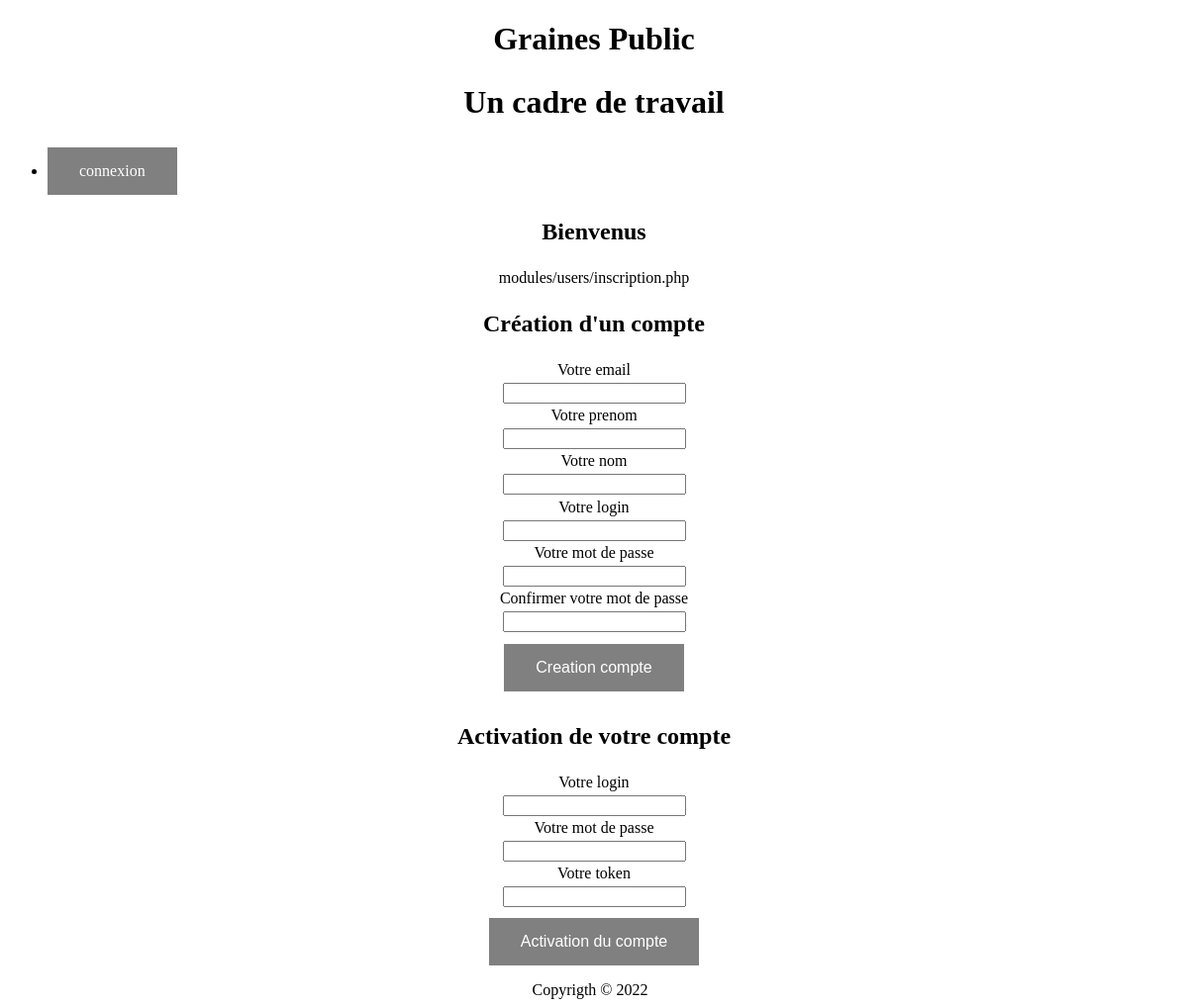
Screenshot of /index.php?idNav=40338987064 with the database file from the repository.
### tables this page shows
CREATE TABLE `dataSite` (
  `idDataSite` int NOT NULL,
  `titre` varchar(50) NOT NULL,
  `sousTitre` varchar(100) NOT NULL,
  `description` varchar(255) NOT NULL,
  `titreHTML` varchar(120) NOT NULL DEFAULT '0'
);

CREATE TABLE `navigation` (
  `idNav` int NOT NULL,
  `nomNav` varchar(30) NOT NULL,
  `cheminNav` varchar(80) NOT NULL,
  `menuVisible` tinyint(1) NOT NULL,
  `zoneMenu` int NOT NULL,
  `ordre` tinyint NOT NULL,
  `niveau` tinyint(1) NOT NULL,
  `valide` tinyint(1) NOT NULL DEFAULT '1',
  `deroulant` tinyint NOT NULL DEFAULT '0',
  `targetRoute` varchar(16) NOT NULL DEFAULT '0'
);

### index.php (called while the page is built, shortened)
<?php
include 'path.php';
include   $cheminFonctions.'formFunction.php';
include   $cheminCorps.'kether.php';
include   $cheminCorps.'head.php';
include   $cheminCorps.'navHigh.php';
include   $cheminCorps.'main.php';
include   $cheminCorps.'foot.php';

### path.php (called while the page is built, shortened)
<?php
  $css = 'css/master.css';

### objets/RCUD.php (called while the page is built, shortened)
<?php
class RCUD extends ParamDB {
  private $sql;
  private $param;
  public function __construct($sql, $param) {
    $this->sql = $sql;
    $this->param = $param;
  }
  public function READ() {
    try {
      $conn = new PDO("mysql:host=$this->serverName;dbname=$this->dbName", $this->userName, $this->password);
      $conn->setAttribute(PDO::ATTR_ERRMODE, PDO::ERRMODE_EXCEPTION);
    } catch(PDOException $e) {
     echo "Error: " . $e->getMessage();
    }
    $data = $conn->prepare($this->sql);
    foreach ($this->param as $key) {
      $data->bindParam($key['prep'],$key['variable']);
    }
    $data->execute();
    $data->setFetchMode(PDO::FETCH_ASSOC);
    $dataTraiter = $data->fetchAll();
    return $dataTraiter;
  }
}

### modules/dataSite/objets/getDataSite.php (called while the page is built)
<?php
Class GetDataSite {
  public function getElementSite() {
    $select = "SELECT `titre`, `sousTitre`, `description`, `titreHTML` FROM `dataSite` WHERE `idDataSite` = 1";
    $void = array();
    $readDataSite = new RCUD($select, $void);
    return $readDataSite->READ();
  }
}

### affichages/kether.php (called while the page is built, shortened)
<?php
require 'modules/dataSite/objets/getDataSite.php';
$dataSite = new PrintDataSite();
$dataSiteDB = $dataSite->getElementSite();
$title2 = $dataSiteDB[0]['sousTitre'];
$titleHeader = $dataSiteDB[0]['titreHTML'];

### modules/navigation/bandeau.php (called while the page is built)
<?php
  require 'modules/navigation/objets/getNavigation.php';
  require 'modules/navigation/objets/printNavigation.php';
  $readNav = new PrintNavigation();
  if(isset($_SESSION['role'])) {
      $dataNavBandeau = $readNav->getNav($_SESSION['role']);
  } else {
      $dataNavBandeau = $readNav->getNav(0);
  }
  $readNav->bandeauHaut($dataNavBandeau);

### modules/navigation/objets/getNavigation.php (called while the page is built, shortened)
<?php
Class GetNavigation {
  public function getNav($zoneMenu) {
    $select = "SELECT `nomNav`, `cheminNav`, `zoneMenu`, `ordre`, `niveau`, `valide`, `deroulant`, `targetRoute`
    FROM `navigation`
    WHERE `valide` = 1 AND `niveau` = :niveau AND `menuVisible` = 1 AND `zoneMenu` = 0
    ORDER BY `ordre`";
    $param = [['prep'=>':niveau', 'variable'=>$zoneMenu]];
    $dataNav = new RCUD($select, $param);
    return $dataNav->READ();
  }
  public function getContenus($idNav) {
    $select = "SELECT  `cheminNav`,  `niveau`, `targetRoute` FROM `navigation` WHERE `targetRoute` = :targetRoute AND  `valide` = 1";
    $param = [['prep'=>':targetRoute', 'variable'=>$idNav]];
    $getNav = new RCUD($select, $param);
    return $getNav->READ();
  }
}

### affichages/navHigh.php (the view)
<header>
  <div class="hautPage">
    <h1><?=$titleHeader?></h1>
    <h2><?=$title2?></h2>
  </div>
    <?php include   $cheminObjetsNavigation.'bandeau.php'; ?>
</header>

### affichages/head.php (shortened to what this page needs)
<!DOCTYPE html>
<html lang="fr" dir="ltr">
  <head>
    <link rel="stylesheet" href="<?=$css?>">
  </head>
  <body>

### modules/navigation/objets/printNavigation.php (shortened to what this page needs)
<?php
Class PrintNavigation extends GetNavigation {
  public function bandeauHaut($variable){
    echo '<ul>';
      foreach ($variable as $key => $value) {
        if(($value['zoneMenu'] == 0)&&($value['deroulant'] == 0)) {
          echo '<li><a href="index.php?idNav='.$value['targetRoute'].'">'.$value['nomNav'].'</a></li>';
        }
      }
    echo '</ul>';
  }
}

### affichages/main.php (shortened to what this page needs)
<main>
  <section>
<?php
    if(isset($_SESSION['login'])) {
      echo '<h3>Session de '.$_SESSION['login'].'</h3>';
    } else {
      echo '<h3>Bienvenus</h3>';
    }
  $dev = true;
 if(isset($_GET['idNav'])) {
    $idNav = filter($_GET['idNav']);
    $chemin = $readNav->getContenus($idNav);
    if($chemin == []) {
        include 'modules/navigation/pageGeneral.php';
    } else {
      if($dev) {
        echo $chemin[0]['cheminNav'];
      }
        if(($_SESSION == [])&&($chemin[0]['niveau'] == 0)) {
          if($chemin[0]['niveau'] == 0) {
            include $chemin[0]['cheminNav'];
          } else {
              include 'modules/navigation/pageGeneral.php';
          }
        } elseif((isset($_SESSION['role']))&&($_SESSION['role'] >= $chemin[0]['niveau'])) {
          include $chemin[0]['cheminNav'];
        } else {
          include 'modules/navigation/pageGeneral.php';
        }
    }
  } else {
    $idNav = 0;
    include 'modules/navigation/pageGeneral.php';
  }
?>
</section>
</main>

### modules/users/inscription.php
<?php
$formInscription = [['name'=>'email', 'message'=>'Votre email', 'type'=>0],
                    ['name'=>'prenom', 'message'=>'Votre prenom', 'type'=>0],
                    ['name'=>'nom', 'message'=>'Votre nom', 'type'=>0],
                    ['name'=>'login', 'message'=>'Votre login', 'type'=>0],
                    ['name'=>'mdp', 'message'=>'Votre mot de passe', 'type'=>9],
                    ['name'=>'mpdA', 'message'=>'Confirmer votre mot de passe', 'type'=>9]];
$button = 'Creation compte';
echo '<h3>Création d\'un compte</h3>';
formAction(1, $formInscription, $idNav, $button);
$formConfirmation = [['name'=>'login', 'message'=>'Votre login', 'type'=>0],
                    ['name'=>'mdp', 'message'=>'Votre mot de passe', 'type'=>9],
                    ['name'=>'token', 'message'=>'Votre token', 'type'=>0]];
$button = 'Activation du compte';
echo '<h3>Activation de votre compte</h3>';
formAction(3, $formConfirmation, $idNav, $button);

### functions/formFunction.php (shortened to what this page needs)
<?php
function encodeRoutage($id) {
  $param = [['prep'=>':idForm', 'variable'=>$id]];
  $select = "SELECT `route` FROM `routageForm` WHERE `idForm` = :idForm AND `valide` = 1";
  $readTarget = new RCUD($select, $param);
  $data = $readTarget->READ();
  return 'formulaires/DBaccess.php?route='.$data[0]['route'];
}
function formAction($id, $variable, $idNav, $button) {
  if($idNav == 0) {
    $NavButton = '<button class="buttonForm" type="submit" name="idNav" value="0">'.$button.'</button>';
  } else {
    $NavButton = '<button class="buttonForm" type="submit" name="idNav" value="'.$idNav.'">'.$button.'</button>';
  }
$type =  ['text',  'date', 'time', 'email',
'datetime-local', 'file', 'hidden',
'month', 'number', 'password', 'radio', 'range', 'search', 'checkbox', 'url' ];
  echo '<form class="formulaireClassique" action="'.encodeRoutage($id).'" method="post">';
  foreach ($variable as $key => $value) {
    echo '<label for="'.$value['name'].'">'.$value['message'].'</label>
            <input id="'.$value['name'].'" type="'.$type[$value['type']].'" name="'.$value['name'].'" required>';
  }
  echo $NavButton;
  echo '</form>';
}

### affichages/foot.php
   <footer >
 <div>
     Copyrigth &copy; <?=date('Y')?> &nbsp;
 </div>
   </footer>
  </body>
</html>

### css/master.css (style rules this page uses)
:root { --main-background-color: grey; --main-border: none; --main-color: white; --main-padding: 15px 32px; --main-text-align: center; --main-text-decoration: none; --main-display: inline-block; --main-font-size: 16px; --main-cursor: pointer; }
h1, h2 { font-size: 2em; }
h3 { font-size: 1.5em; }
a { text-decoration: none; }
.formulaireClassique { display: flex; flex-direction: column; align-items: center; align-content: center; justify-content: center; margin-bottom: 0.5em; }
input, label { margin-bottom: 0.25em; }
.buttonForm { margin: 0.5em; }
.hautPage { text-align: center; }
main { text-align: center; }
footer { text-align: center; }
button { background-color: var(--main-background-color); border: var(--main-border); color: var(--main-color); padding: var(--main-padding); text-align: var(--main-text-align); text-decoration: var(--main-text-decoration); display: var(--main-display); font-size: var(--main-font-size); cursor: var(--main-cursor); }
a { background-color: var(--main-background-color); border: var(--main-border); color: var(--main-color); padding: var(--main-padding); text-align: var(--main-text-align); text-decoration: var(--main-text-decoration); display: var(--main-display); font-size: var(--main-font-size); cursor: var(--main-cursor); }

### rows the page displays
datasite: titreHTML "Graines Public", sousTitre "Un cadre de travail"
navigation: nomNav "connexion"
navigation: cheminNav "modules/users/inscription.php"

### other values shown
$value['message'] "Votre email"
$value['message'] "Votre prenom"
$value['message'] "Votre nom"
$value['message'] "Votre login"
$value['message'] "Votre mot de passe"
$value['message'] "Confirmer votre mot de passe"
$button "Creation compte Activation du compte"
$value['message'] "Votre token"
